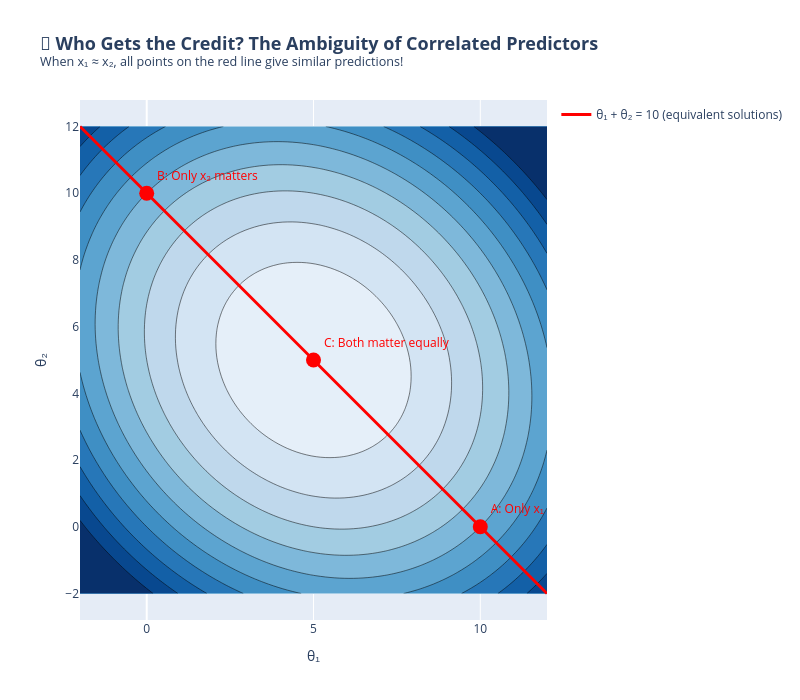

The notebook cell this image was saved under:
### Code cell
# ============================================
# Visualization: Who Gets the Credit?
# ============================================

# When x1 ≈ x2, many different (θ1, θ2) combinations give similar predictions

# Create contour plot showing the constraint θ1 + θ2 = constant
theta1_range = np.linspace(-2, 12, 100)
theta2_range = np.linspace(-2, 12, 100)
T1, T2 = np.meshgrid(theta1_range, theta2_range)

# For highly correlated predictors, the loss function is elongated
# along θ1 + θ2 = constant
# Simulate a loss surface
loss = 0.5 * ((T1 - 5)**2 + (T2 - 5)**2) + 5 * ((T1 - 5) + (T2 - 5))**2 / 50

# The constraint line θ1 + θ2 = 10 (all equivalent solutions)
constraint_line = 10 - theta1_range

fig = go.Figure()

# Loss contours
fig.add_trace(go.Contour(
    x=theta1_range,
    y=theta2_range,
    z=loss,
    colorscale='Blues',
    contours=dict(start=0, end=50, size=5),
    showscale=False,
    name='Loss Contours',
    hovertemplate='θ₁: %{x:.1f}<br>θ₂: %{y:.1f}<br>Loss: %{z:.1f}<extra></extra>'
))

# Equivalent solutions line
fig.add_trace(go.Scatter(
    x=theta1_range,
    y=constraint_line,
    mode='lines',
    line=dict(color='red', width=3),
    name='θ₁ + θ₂ = 10 (equivalent solutions)'
))

# Mark specific solutions
solutions = [
    (10, 0, 'A: Only x₁ matters'),
    (0, 10, 'B: Only x₂ matters'),
    (5, 5, 'C: Both matter equally')
]

for t1, t2, label in solutions:
    fig.add_trace(go.Scatter(
        x=[t1], y=[t2],
        mode='markers+text',
        marker=dict(size=15, color='red', symbol='circle'),
        text=[label],
        textposition='top right',
        textfont=dict(size=12, color='red'),
        showlegend=False
    ))

fig.update_layout(
    title=dict(
        text='<b>🤔 Who Gets the Credit? The Ambiguity of Correlated Predictors</b><br><sup>When x₁ ≈ x₂, all points on the red line give similar predictions!</sup>',
        font=dict(size=18)
    ),
    xaxis_title='θ₁',
    yaxis_title='θ₂',
    width=800,
    height=700,
    xaxis=dict(range=[-2, 12]),
    yaxis=dict(range=[-2, 12], scaleanchor='x')
)

fig.show()

print("\n🔍 Key Insight: The 'Credit Assignment' Problem")
print("="*60)
print("\nWhen x₁ and x₂ are highly correlated:")
print("\n  Solution A: ŷ = 5 + 10·x₁ + 0·x₂  → 'Only x₁ matters'")
print("  Solution B: ŷ = 5 + 0·x₁ + 10·x₂  → 'Only x₂ matters'")
print("  Solution C: ŷ = 5 + 5·x₁ + 5·x₂   → 'Both matter equally'")
print("\n  All three give SIMILAR predictions!")
print("  But the INTERPRETATIONS are completely different!")
print("\n⚠️  This is why we can't trust individual coefficients")
print("    when predictors are highly correlated.")

### Figure 1 — Plotly figure (JSON) as saved in the notebook; plotly's stock layout.template omitted (floating-point values rounded to 4 significant figures; data arrays with more than 128 entries replaced by an {"elided": "..."} marker saying what was removed)
{"data": [{"colorscale": [[0, "rgb(247,251,255)"], [0.125, "rgb(222,235,247)"], [0.25, "rgb(198,219,239)"], [0.375, "rgb(158,202,225)"], [0.5, "rgb(107,174,214)"], [0.625, "rgb(66,146,198)"], [0.75, "rgb(33,113,181)"], [0.875, "rgb(8,81,156)"], [1, "rgb(8,48,107)"]], "contours": {"end": 50, "size": 5, "start": 0}, "hovertemplate": "θ₁: %{x:.1f}<br>θ₂: %{y:.1f}<br>Loss: %{z:.1f}<extra></extra>", "name": "Loss Contours", "showscale": false, "type": "contour", "x": [-2.0, -1.859, -1.717, -1.576, -1.434, -1.293, -1.152, -1.01, -0.8687, -0.7273, -0.5859, -0.4444, -0.303, -0.1616, -0.0202, 0.1212, 0.2626, 0.404, 0.5455, 0.6869, 0.8283, 0.9697, 1.111, 1.253, 1.394, 1.535, 1.677, 1.818, 1.96, 2.101, 2.242, 2.384, 2.525, 2.667, 2.808, 2.949, 3.091, 3.232, 3.374, 3.515, 3.657, 3.798, 3.939, 4.081, 4.222, 4.364, 4.505, 4.646, 4.788, 4.929, 5.071, 5.212, 5.354, 5.495, 5.636, 5.778, 5.919, 6.061, 6.202, 6.343, 6.485, 6.626, 6.768, 6.909, 7.051, 7.192, 7.333, 7.475, 7.616, 7.758, 7.899, 8.04, 8.182, 8.323, 8.465, 8.606, 8.747, 8.889, 9.03, 9.172, 9.313, 9.455, 9.596, 9.737, 9.879, 10.02, 10.16, 10.3, 10.44, 10.59, 10.73, 10.87, 11.01, 11.15, 11.29, 11.43, 11.58, 11.72, 11.86, 12.0], "y": [-2.0, -1.859, -1.717, -1.576, -1.434, -1.293, -1.152, -1.01, -0.8687, -0.7273, -0.5859, -0.4444, -0.303, -0.1616, -0.0202, 0.1212, 0.2626, 0.404, 0.5455, 0.6869, 0.8283, 0.9697, 1.111, 1.253, 1.394, 1.535, 1.677, 1.818, 1.96, 2.101, 2.242, 2.384, 2.525, 2.667, 2.808, 2.949, 3.091, 3.232, 3.374, 3.515, 3.657, 3.798, 3.939, 4.081, 4.222, 4.364, 4.505, 4.646, 4.788, 4.929, 5.071, 5.212, 5.354, 5.495, 5.636, 5.778, 5.919, 6.061, 6.202, 6.343, 6.485, 6.626, 6.768, 6.909, 7.051, 7.192, 7.333, 7.475, 7.616, 7.758, 7.899, 8.04, 8.182, 8.323, 8.465, 8.606, 8.747, 8.889, 9.03, 9.172, 9.313, 9.455, 9.596, 9.737, 9.879, 10.02, 10.16, 10.3, 10.44, 10.59, 10.73, 10.87, 11.01, 11.15, 11.29, 11.43, 11.58, 11.72, 11.86, 12.0], "z": {"elided": "100x100 float values"}}, {"line": {"color": "red", "width": 3}, "mode": "lines", "name": "θ₁ + θ₂ = 10 (equivalent solutions)", "type": "scatter", "x": [-2.0, -1.859, -1.717, -1.576, -1.434, -1.293, -1.152, -1.01, -0.8687, -0.7273, -0.5859, -0.4444, -0.303, -0.1616, -0.0202, 0.1212, 0.2626, 0.404, 0.5455, 0.6869, 0.8283, 0.9697, 1.111, 1.253, 1.394, 1.535, 1.677, 1.818, 1.96, 2.101, 2.242, 2.384, 2.525, 2.667, 2.808, 2.949, 3.091, 3.232, 3.374, 3.515, 3.657, 3.798, 3.939, 4.081, 4.222, 4.364, 4.505, 4.646, 4.788, 4.929, 5.071, 5.212, 5.354, 5.495, 5.636, 5.778, 5.919, 6.061, 6.202, 6.343, 6.485, 6.626, 6.768, 6.909, 7.051, 7.192, 7.333, 7.475, 7.616, 7.758, 7.899, 8.04, 8.182, 8.323, 8.465, 8.606, 8.747, 8.889, 9.03, 9.172, 9.313, 9.455, 9.596, 9.737, 9.879, 10.02, 10.16, 10.3, 10.44, 10.59, 10.73, 10.87, 11.01, 11.15, 11.29, 11.43, 11.58, 11.72, 11.86, 12.0], "y": [12.0, 11.86, 11.72, 11.58, 11.43, 11.29, 11.15, 11.01, 10.87, 10.73, 10.59, 10.44, 10.3, 10.16, 10.02, 9.879, 9.737, 9.596, 9.455, 9.313, 9.172, 9.03, 8.889, 8.747, 8.606, 8.465, 8.323, 8.182, 8.04, 7.899, 7.758, 7.616, 7.475, 7.333, 7.192, 7.051, 6.909, 6.768, 6.626, 6.485, 6.343, 6.202, 6.061, 5.919, 5.778, 5.636, 5.495, 5.354, 5.212, 5.071, 4.929, 4.788, 4.646, 4.505, 4.364, 4.222, 4.081, 3.939, 3.798, 3.657, 3.515, 3.374, 3.232, 3.091, 2.949, 2.808, 2.667, 2.525, 2.384, 2.242, 2.101, 1.96, 1.818, 1.677, 1.535, 1.394, 1.253, 1.111, 0.9697, 0.8283, 0.6869, 0.5455, 0.404, 0.2626, 0.1212, -0.0202, -0.1616, -0.303, -0.4444, -0.5859, -0.7273, -0.8687, -1.01, -1.152, -1.293, -1.434, -1.576, -1.717, -1.859, -2.0]}, {"marker": {"color": "red", "size": 15, "symbol": "circle"}, "mode": "markers+text", "showlegend": false, "text": ["A: Only x₁ matters"], "textfont": {"color": "red", "size": 12}, "textposition": "top right", "type": "scatter", "x": [10], "y": [0]}, {"marker": {"color": "red", "size": 15, "symbol": "circle"}, "mode": "markers+text", "showlegend": false, "text": ["B: Only x₂ matters"], "textfont": {"color": "red", "size": 12}, "textposition": "top right", "type": "scatter", "x": [0], "y": [10]}, {"marker": {"color": "red", "size": 15, "symbol": "circle"}, "mode": "markers+text", "showlegend": false, "text": ["C: Both matter equally"], "textfont": {"color": "red", "size": 12}, "textposition": "top right", "type": "scatter", "x": [5], "y": [5]}], "layout": {"height": 700, "title": {"font": {"size": 18}, "text": "<b>🤔 Who Gets the Credit? The Ambiguity of Correlated Predictors</b><br><sup>When x₁ ≈ x₂, all points on the red line give similar predictions!</sup>"}, "width": 800, "xaxis": {"range": [-2, 12], "title": {"text": "θ₁"}}, "yaxis": {"range": [-2, 12], "scaleanchor": "x", "title": {"text": "θ₂"}}}}
